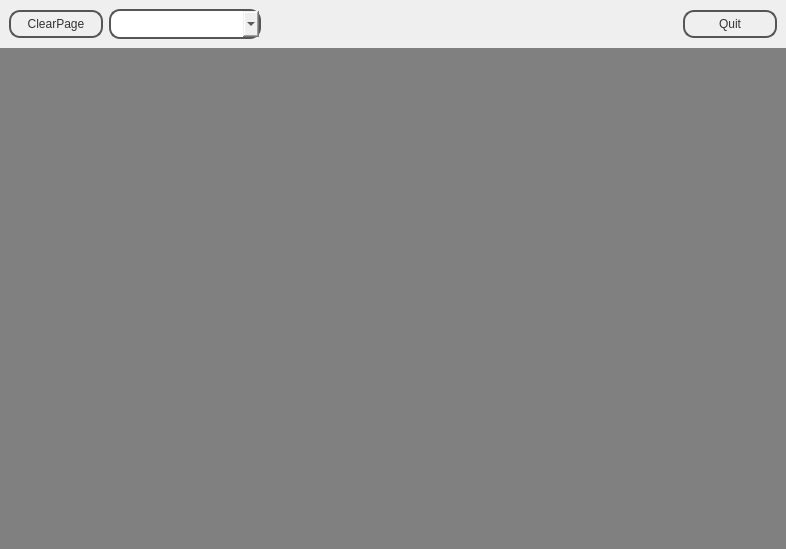
<?xml version="1.0" encoding="UTF-8"?>
<ui version="4.0">
 <class>Form</class>
 <widget class="QWidget" name="Form">
  <property name="geometry">
   <rect>
    <x>0</x>
    <y>0</y>
    <width>786</width>
    <height>549</height>
   </rect>
  </property>
  <property name="sizePolicy">
   <sizepolicy hsizetype="Preferred" vsizetype="Fixed">
    <horstretch>0</horstretch>
    <verstretch>0</verstretch>
   </sizepolicy>
  </property>
  <property name="font">
   <font>
    <family>Andika Basic</family>
   </font>
  </property>
  <property name="windowTitle">
   <string>Form</string>
  </property>
  <property name="styleSheet">
   <string notr="true">#topFrame {
border: none;
background: qlineargradient(x1: 0, y1: 0, x2: 0, y2: 1,
stop: 0 #a6a6a6, stop: 0.08 #7f7f7f,
stop: 0.39999 #717171, stop: 0.4 #626262,
stop: 0.9 #4c4c4c, stop: 1 #333333);
} 
#bottomFrame {
border: none;
background: solid gray

}

#topFrame QPushButton {
color: #333;
border: 2px solid #555;
border-radius: 11px;
padding: 5px;
background: qradialgradient(cx: 0.3, cy: -0.4,
fx: 0.3, fy: -0.4,
radius: 1.35, stop: 0 #fff, stop: 1 #888);
min-width: 80px;
} 
#topFrame QPushButton:hover {
background: qradialgradient(cx: 0.3, cy: -0.4,
fx: 0.3, fy: -0.4,
radius: 1.35, stop: 0 #fff, stop: 1 #bbb);
}
#topFrame QPushButton:pressed {
background: qradialgradient(cx: 0.4, cy: -0.1,
fx: 0.4, fy: -0.1,
radius: 1.35, stop: 0 #fff, stop: 1 #ddd);
}
#topFrame QComboBox {
color: #000;
border: 2px solid #555;
border-radius: 11px;
padding: 5px;
background: qradialgradient(cx: 0.3, cy: -0.4,
fx: 0.3, fy: -0.4,
radius: 1.35, stop: 0 #fff, stop: 1 #888);
min-width: 120px;
} 
#topFrame QComboBox:hover {
background: qradialgradient(cx: 0.3, cy: -0.4,
fx: 0.3, fy: -0.4,
radius: 1.35, stop: 0 #fff, stop: 1 #bbb);
}
#topFrame QComboBox:pressed {
background: qradialgradient(cx: 0.4, cy: -0.1,
fx: 0.4, fy: -0.1,
radius: 1.35, stop: 0 #fff, stop: 1 #ddd);
}

</string>
  </property>
  <layout class="QGridLayout" name="gridLayout_2">
   <property name="margin">
    <number>0</number>
   </property>
   <property name="spacing">
    <number>0</number>
   </property>
   <item row="0" column="0">
    <widget class="QFrame" name="topFrame">
     <property name="sizePolicy">
      <sizepolicy hsizetype="Preferred" vsizetype="Fixed">
       <horstretch>0</horstretch>
       <verstretch>0</verstretch>
      </sizepolicy>
     </property>
     <property name="frameShape">
      <enum>QFrame::StyledPanel</enum>
     </property>
     <property name="frameShadow">
      <enum>QFrame::Raised</enum>
     </property>
     <layout class="QGridLayout" name="gridLayout">
      <item row="0" column="4">
       <widget class="QPushButton" name="quitButton">
        <property name="text">
         <string>Quit</string>
        </property>
       </widget>
      </item>
      <item row="0" column="1">
       <widget class="QPushButton" name="clearButton">
        <property name="text">
         <string>ClearPage</string>
        </property>
       </widget>
      </item>
      <item row="0" column="3">
       <spacer name="horizontalSpacer_2">
        <property name="orientation">
         <enum>Qt::Horizontal</enum>
        </property>
        <property name="sizeHint" stdset="0">
         <size>
          <width>40</width>
          <height>20</height>
         </size>
        </property>
       </spacer>
      </item>
      <item row="0" column="2">
       <widget class="QComboBox" name="languageComboBox"/>
      </item>
     </layout>
    </widget>
   </item>
   <item row="1" column="0">
    <widget class="QFrame" name="bottomFrame">
     <property name="frameShape">
      <enum>QFrame::StyledPanel</enum>
     </property>
     <property name="frameShadow">
      <enum>QFrame::Raised</enum>
     </property>
     <layout class="QGridLayout" name="gridLayout_3">
      <item row="0" column="0">
       <layout class="QGridLayout" name="gridLayout2"/>
      </item>
     </layout>
    </widget>
   </item>
  </layout>
 </widget>
 <resources/>
 <connections/>
</ui>
